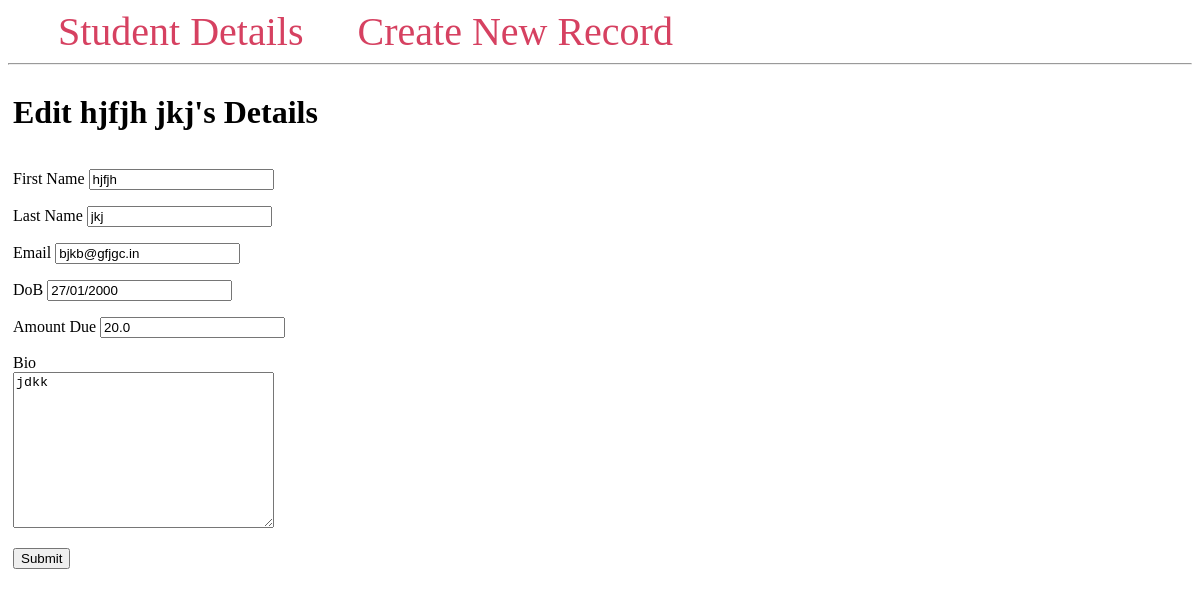
The page /5/edit/ on the database its author committed.
### app.py (models this page shows, shortened)
class Student(db.Model):
    id = db.Column(db.Integer, primary_key=True)
    firstname = db.Column(db.String(100), nullable=False)
    lastname = db.Column(db.String(100), nullable=False)
    email = db.Column(db.String(80), unique=True, nullable=False)
    dob = db.Column(db.String(80))
    amt_due = db.Column(db.Float)
    created_at = db.Column(db.DateTime(timezone=True),
                           server_default=func.now())
    bio = db.Column(db.Text)

### app.py (the view, shortened to what this page needs)
@app.route('/<int:student_id>/edit/', methods=('GET', 'POST'))
def edit(student_id):
    student = Student.query.get_or_404(student_id)
    return render_template('edit.html', student=student)

### templates/edit.html (shortened to what this page needs)
{% extends 'base.html' %}
{% block content %}
    <h1 style="width: 100%">
        {% block title %} Edit {{ student.firstname }}
                               {{ student.lastname }}'s Details
        {% endblock %}
    </h1>
    <form method="post">
        <p>
            <label for="firstname">First Name</label>
            <input type="text" name="firstname"
                   value={{ student.firstname }}
                   placeholder="First name">
        </p>
        <p>
            <label for="lastname">Last Name</label>
            <input type="text" name="lastname"
                   value={{ student.lastname }}
                   placeholder="Last name">
        </p>
        <p>
            <label for="email">Email</label>
            <input type="email" name="email"
                   value={{ student.email }}
                   placeholder="Student email">
        </p>
        <p>
            <label for="dob">DoB</label>
            <input type="text" name="dob"
                   value={{ student.dob }}
                   placeholder="DoB">
        </p>
        <p>
            <label for="amt_due">Amount Due</label>
            <input type="float" name="amt_due"
                   value={{ student.amt_due }}
                   placeholder="Amount Due">
        </p>
        <p>
        <label for="bio">Bio</label>
        <br>
        <textarea name="bio"
                  placeholder="Bio"
                  rows="10"
                  cols="30"
                  >{{ student.bio }}</textarea>
        </p>
        <p>
            <button type="submit">Submit</button>
        </p>
    </form>
{% endblock %}

### rows shown on the page
Student: firstname "hjfjh", lastname "jkj", email "bjkb@gfjgc.in", dob "27/01/2000", amt_due "20.0", bio "jdkk"
